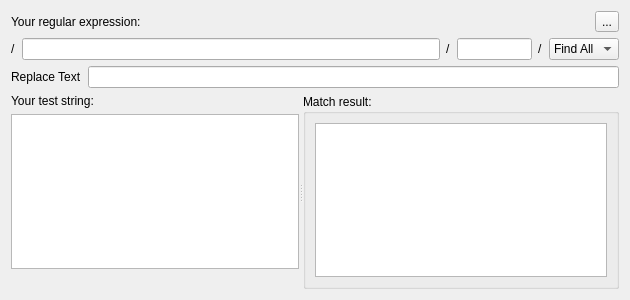
<?xml version="1.0" encoding="UTF-8"?>
<ui version="4.0">
 <class>PyularWidget</class>
 <widget class="QWidget" name="PyularWidget">
  <property name="geometry">
   <rect>
    <x>0</x>
    <y>0</y>
    <width>630</width>
    <height>300</height>
   </rect>
  </property>
  <property name="windowTitle">
   <string>Pyular</string>
  </property>
  <layout class="QGridLayout" name="gridLayout">
   <item row="2" column="0">
    <layout class="QHBoxLayout" name="horizontalLayout">
     <item>
      <widget class="QLabel" name="label_2">
       <property name="text">
        <string>/</string>
       </property>
      </widget>
     </item>
     <item>
      <widget class="QLineEdit" name="uiExpressionTXT"/>
     </item>
     <item>
      <widget class="QLabel" name="uiFlagsLBL">
       <property name="text">
        <string>/</string>
       </property>
      </widget>
     </item>
     <item>
      <widget class="QLineEdit" name="uiFlagsTXT">
       <property name="enabled">
        <bool>true</bool>
       </property>
       <property name="maximumSize">
        <size>
         <width>75</width>
         <height>16777215</height>
        </size>
       </property>
      </widget>
     </item>
     <item>
      <widget class="QLabel" name="label_5">
       <property name="text">
        <string>/</string>
       </property>
      </widget>
     </item>
     <item>
      <widget class="QComboBox" name="uiSearchTypeDDL">
       <property name="sizePolicy">
        <sizepolicy hsizetype="Maximum" vsizetype="Fixed">
         <horstretch>0</horstretch>
         <verstretch>0</verstretch>
        </sizepolicy>
       </property>
       <item>
        <property name="text">
         <string>Find All</string>
        </property>
       </item>
       <item>
        <property name="text">
         <string>Match</string>
        </property>
       </item>
       <item>
        <property name="text">
         <string>Search</string>
        </property>
       </item>
       <item>
        <property name="text">
         <string>Split</string>
        </property>
       </item>
       <item>
        <property name="text">
         <string>Sub</string>
        </property>
       </item>
      </widget>
     </item>
    </layout>
   </item>
   <item row="4" column="0">
    <widget class="QSplitter" name="splitter">
     <property name="orientation">
      <enum>Qt::Horizontal</enum>
     </property>
     <widget class="QWidget" name="verticalLayoutWidget">
      <layout class="QVBoxLayout" name="verticalLayout">
       <item>
        <widget class="QLabel" name="label_4">
         <property name="text">
          <string>Your test string:</string>
         </property>
        </widget>
       </item>
       <item>
        <widget class="QTextEdit" name="uiStringTXT"/>
       </item>
       <item>
        <widget class="QLabel" name="uiErrorLBL">
         <property name="text">
          <string/>
         </property>
        </widget>
       </item>
      </layout>
     </widget>
     <widget class="QGroupBox" name="groupBox">
      <property name="title">
       <string>Match result:</string>
      </property>
      <layout class="QVBoxLayout" name="verticalLayout_2">
       <item>
        <widget class="QTextEdit" name="uiResultsTXT"/>
       </item>
      </layout>
     </widget>
    </widget>
   </item>
   <item row="0" column="0">
    <layout class="QHBoxLayout" name="horizontalLayout_2">
     <item>
      <widget class="QLabel" name="label">
       <property name="text">
        <string>Your regular expression:</string>
       </property>
      </widget>
     </item>
     <item>
      <widget class="QToolButton" name="uiHelpBTN">
       <property name="text">
        <string>...</string>
       </property>
      </widget>
     </item>
    </layout>
   </item>
   <item row="3" column="0">
    <widget class="QWidget" name="uiReplaceWGT" native="true">
     <layout class="QHBoxLayout" name="horizontalLayout_3">
      <property name="margin">
       <number>0</number>
      </property>
      <item>
       <widget class="QLabel" name="label_6">
        <property name="text">
         <string>Replace Text</string>
        </property>
       </widget>
      </item>
      <item>
       <widget class="QLineEdit" name="uiReplaceTXT"/>
      </item>
     </layout>
    </widget>
   </item>
  </layout>
 </widget>
 <tabstops>
  <tabstop>uiHelpBTN</tabstop>
  <tabstop>uiExpressionTXT</tabstop>
  <tabstop>uiFlagsTXT</tabstop>
  <tabstop>uiSearchTypeDDL</tabstop>
  <tabstop>uiReplaceTXT</tabstop>
  <tabstop>uiStringTXT</tabstop>
  <tabstop>uiResultsTXT</tabstop>
 </tabstops>
 <resources/>
 <connections>
  <connection>
   <sender>uiExpressionTXT</sender>
   <signal>textChanged(QString)</signal>
   <receiver>PyularWidget</receiver>
   <slot>processResults()</slot>
   <hints>
    <hint type="sourcelabel">
     <x>48</x>
     <y>51</y>
    </hint>
    <hint type="destinationlabel">
     <x>0</x>
     <y>48</y>
    </hint>
   </hints>
  </connection>
  <connection>
   <sender>uiStringTXT</sender>
   <signal>textChanged()</signal>
   <receiver>PyularWidget</receiver>
   <slot>processResults()</slot>
   <hints>
    <hint type="sourcelabel">
     <x>109</x>
     <y>170</y>
    </hint>
    <hint type="destinationlabel">
     <x>0</x>
     <y>163</y>
    </hint>
   </hints>
  </connection>
  <connection>
   <sender>uiHelpBTN</sender>
   <signal>clicked()</signal>
   <receiver>PyularWidget</receiver>
   <slot>showRegexHelp()</slot>
   <hints>
    <hint type="sourcelabel">
     <x>599</x>
     <y>21</y>
    </hint>
    <hint type="destinationlabel">
     <x>574</x>
     <y>0</y>
    </hint>
   </hints>
  </connection>
  <connection>
   <sender>uiFlagsTXT</sender>
   <signal>textChanged(QString)</signal>
   <receiver>PyularWidget</receiver>
   <slot>parseFlags()</slot>
   <hints>
    <hint type="sourcelabel">
     <x>497</x>
     <y>51</y>
    </hint>
    <hint type="destinationlabel">
     <x>629</x>
     <y>51</y>
    </hint>
   </hints>
  </connection>
  <connection>
   <sender>uiSearchTypeDDL</sender>
   <signal>currentIndexChanged(int)</signal>
   <receiver>PyularWidget</receiver>
   <slot>typeChanged(int)</slot>
   <hints>
    <hint type="sourcelabel">
     <x>608</x>
     <y>46</y>
    </hint>
    <hint type="destinationlabel">
     <x>773</x>
     <y>50</y>
    </hint>
   </hints>
  </connection>
  <connection>
   <sender>uiReplaceTXT</sender>
   <signal>textChanged(QString)</signal>
   <receiver>PyularWidget</receiver>
   <slot>processResults()</slot>
   <hints>
    <hint type="sourcelabel">
     <x>101</x>
     <y>74</y>
    </hint>
    <hint type="destinationlabel">
     <x>-233</x>
     <y>70</y>
    </hint>
   </hints>
  </connection>
 </connections>
 <slots>
  <slot>processResults()</slot>
  <slot>showRegexHelp()</slot>
  <slot>parseFlags()</slot>
  <slot>typeChanged(int)</slot>
 </slots>
</ui>
